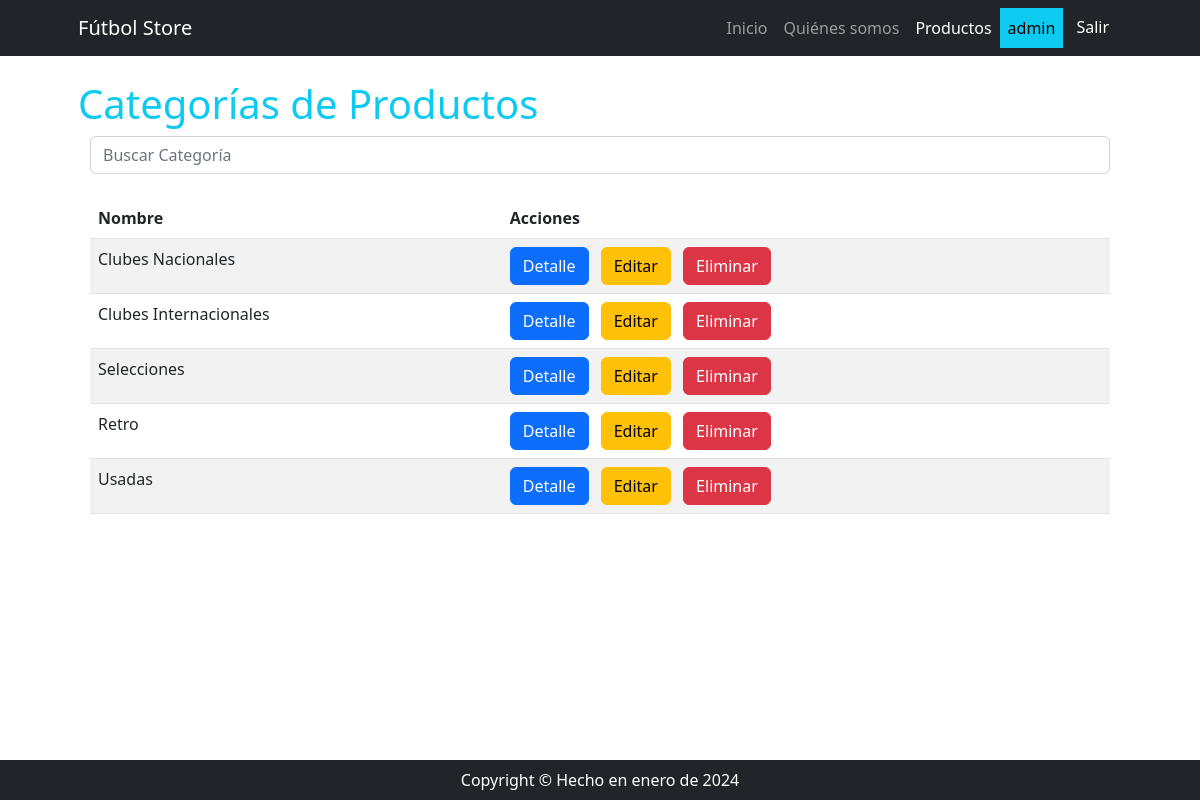
Page /producto/producto/list/ (signed in) on the committed database.
### apps/producto/models.py (models this page shows, shortened)
class ProductoCategoria(models.Model):
    nombre = models.CharField(max_length=100)
    descripcion = models.TextField(null=True, blank=True, verbose_name="descripción")
    class Meta:
        verbose_name = "categoría de productos"
        verbose_name_plural = "categorías de productos"

### apps/producto/views.py (the view)
# urls.py: path("producto/list/", ProductoCategoriaList.as_view(), name="productocategoria_list"),
class ProductoCategoriaList(ListView):
    model = ProductoCategoria
    def get_queryset(self):
        if self.request.GET.get("consulta"):
            consulta = self.request.GET.get("consulta")
            object_list = ProductoCategoria.objects.filter(nombre__icontains=consulta)
        else:
            object_list = ProductoCategoria.objects.all()
        return object_list

### apps/producto/templates/producto/productocategoria_list.html (shortened to what this page needs)
{% extends 'core/base.html' %}
{% block content_title %}
    Categorías de Productos
{% endblock content_title %}
{% block content %}
  <div class="container">
    <div class="mb-4">
      <form method="get">
        <input type="text" class="form-control" name="consulta" placeholder="Buscar Categoría">
      </form>
    </div>
    <table class="table table-striped">
      <thead>
        <tr>
          <th >Nombre</th>
          <th >Acciones</th>
        </tr>
      </thead>
      <tbody>
        {% for categoria in object_list %}
          <tr>
            <td>{{ categoria.nombre }}</td>
            <td>
              <a href="{% url 'producto:productocategoria_detail' categoria.id %}" class="btn btn-primary me-2">Detalle</a>
              <a href="{% url 'producto:productocategoria_update' categoria.id %}" class="btn btn-warning me-2">Editar</a>
              <a href="{% url 'producto:productocategoria_delete' categoria.id %}" class="btn btn-danger">Eliminar</a>
            </td>
          </tr>
        {% empty %}
          <tr>
            <td class="text-center">No hay categorías disponibles.</td>
          </tr>
        {% endfor %}
      </tbody>
    </table>
  </div>
{% endblock content %}

### apps/core/templates/core/navbar.html (shortened to what this page needs)
<nav class="navbar navbar-expand-lg navbar-dark bg-dark">
    <div class="container px-5">
        <a class="navbar-brand">Fútbol Store</a>
        <div class="collapse navbar-collapse" id="navbarSupportedContent">
            <ul class="navbar-nav ms-auto mb-2 mb-lg-0">
                <li class="nav-item"><a class="nav-link {% if request.path == '/' %} active {% endif %}" href="{% url 'core:index' %}">Inicio</a></li>
                <li class="nav-item"><a class="nav-link {% if '/about/' in request.path %} active {% endif %}" href="{% url 'core:about' %}">Quiénes somos</a></li>
                {% if user.is_authenticated %}
                    <li class="nav-item"><a class="nav-link {% if '/producto/' in request.path %} active {% endif %} " href="{% url 'producto:index' %}">Productos</a></li>
                    <li class="nav-item nav-link text-bg-info">{{ user.username }}</li>
                    <li class="nav-item ">
                        <form action="{% url 'core:logout' %}" method="post">
                            <button type="submit" class="btn btn-dark">Salir</button>
                        </form>
                    </li>
                {% else %}
                    <li class="nav-item"><a class="nav-link {% if '/login/' in request.path %} active {% endif %} " href="{% url 'core:login' %}">Ingresar</a></li>
                    <li class="nav-item"><a class="nav-link {% if '/register/' in request.path %} active {% endif %} " href="{% url 'core:register' %}">Crear Cuenta</a></li>
                {% endif %}
            </ul>
        </div>
    </div>
</nav>

### rows in the picture
ProductoCategoria: nombre "Clubes Nacionales"
ProductoCategoria: nombre "Clubes Internacionales"
ProductoCategoria: nombre "Selecciones"
ProductoCategoria: nombre "Retro"
ProductoCategoria: nombre "Usadas"

### other values in the picture
{{ user.username }} "admin"
